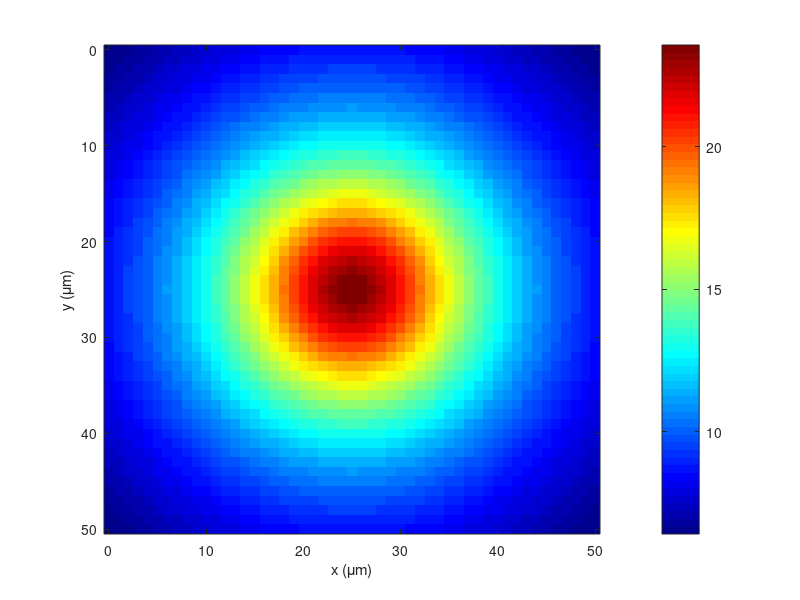

Reproduce this figure in MATLAB. (Note: this script raises an error after producing the figure.)
%% Prepare working space
clear
close all
clc

%1 Current Point Source Potential Field
%Parameters
rhom=300;    %ohm-cm  
I=1;         %mA
x=0:50;      %um
y=0:50;      %um

%1.1 Calculating potential field across slice
for i=1:length(x)
    for j=1:length(y)
Vp(i,j)=(rhom/4*pi)*(I/sqrt(10^2+(x(i)-25)^2+(y(j)-25)^2));
end
end

%Plot
figure(1); 
imagesc(x,y,Vp);
colormap(jet);
c = colorbar;

xlabel('x (\mum)');
ylabel('y (\mum)');
c.Label.String = 'V (V)';
print -depsc2 Plot1.eps

%1.2 Potential fields, electrical fields and activation functions along axon
for i=1:length(x)
%I=1uA
Va(i)=(rhom/4*pi)*(I/sqrt(10^2+(x(i)-25)^2));
Ea(i)=(rhom/4*pi)*(-I*(x(i)-25)/(10^2+(x(i)-25)^2)^1.5);
Aa(i)=(rhom/4*pi)*((-I/(10^2+(x(i)-25)^2)^1.5))*(-3*(x(i)-25)^2/(10^2+(x(i)-25)^2)+1);
%I=-1uA
Van(i)=(rhom/4*pi)*(-I/sqrt(10^2+(x(i)-25)^2));
Ean(i)=(rhom/4*pi)*(I*(x(i)-25)/(10^2+(x(i)-25)^2)^1.5);
Aan(i)=(rhom/4*pi)*((I/(10^2+(x(i)-25)^2)^1.5))*(-3*(x(i)-25)^2/(10^2+(x(i)-25)^2)+1);
end

figure(2); 
subplot(2,1,1);
plot(x,Va);
title('I = 1 mA');
xlabel('x (\mum)');
ylabel('V (V)');
subplot(2,1,2);
plot(x,Van);
title('I = -1 mA');
xlabel('x (\mum)');
ylabel('V (V)');
print -depsc2 Plot2.eps

figure(3) ;
subplot(2,1,1);
plot(x,Ea);
title('I = 1 mA');
xlabel('x (\mum)');
ylabel('E (V/m)');
subplot(2,1,2);
plot(x,Ean);
title('I = -1 mA');
xlabel('x (\mum)');
ylabel('E (V/m)');
print -depsc2 Plot3.eps

figure(4);
subplot(2,1,1);
plot(x,Aa);
title('I = 1 mA');
xlabel('x (\mum)');
ylabel('A (V/m^2)');
subplot(2,1,2);
plot(x,Aan);
title('I = -1 mA');
xlabel('x (\mum)');
ylabel('A (V/m^2)');
print -depsc2 Plot4.eps

%External currents for axon stimulation
t=30;
ts=5;
tx=1;
dt=0.01;
tv=0:dt:t;
n=1:100;
I1 = zeros(1,t/dt+1);
I1(1,ts/dt:(ts+tx)/dt)=-0.25;
I2 = zeros(1,t/dt+1);
I2(1,ts/dt:(ts+tx)/dt)=-1;
I3 = zeros(1,t/dt+1);
I3(1,ts/dt:(ts+tx)/dt)=-0.5;
I3(1,(ts+tx)/dt+1:(ts+2*tx)/dt)=0.5;
I4 = zeros(1,t/dt+1);
I4(1,ts/dt:(ts+tx)/dt)=-2;
I4(1,(ts+tx)/dt+1:(ts+2*tx)/dt)=2;
I5 = zeros(1,t/dt+1);
I5(1,ts/dt:(ts+tx)/dt)=0.25;
I6 = zeros(1,t/dt+1);
I6(1,ts/dt:(ts+tx)/dt)=5;

V=multicompartment_model(I1);
figure(5);
imagesc(tv,n,V);
colormap(jet);
c=colorbar;
xlabel('t (ms)');
ylabel('Compartment Nr.');
c.Label.String = 'V (mV)';
title('Mono-phasic pulse -0.25 mA');
set(gca,'FontSize',12)
ax = gca;
ax.YDir = 'normal';
print -depsc2 Plot5.eps
V=multicompartment_model(I2); 
figure(6);
imagesc(tv,n,V);
colormap(jet);
c=colorbar;
xlabel('t (ms)');
ylabel('Compartment Nr.');
c.Label.String = 'V (mV)';
title('Mono-phasic pulse -1 mA');
set(gca,'FontSize',12)
ax = gca;
ax.YDir = 'normal';
print -depsc2 Plot6.eps
V=multicompartment_model(I3); 
figure(7);
title('Bi-phasic pulse 0.5 mA');
imagesc(tv,n,V);
colormap(jet);
c=colorbar;
xlabel('t (ms)');
ylabel('Compartment Nr.');
c.Label.String = 'V (mV)';
title('Bi-phasic pulse 0.5 mA');
set(gca,'FontSize',12)
ax = gca;
ax.YDir = 'normal';
print -depsc2 Plot7.eps

V=multicompartment_model(I4);
figure(8);

imagesc(tv,n,V);
colormap(jet);
c=colorbar;
xlabel('t (ms)');
ylabel('Compartment Nr.');
c.Label.String = 'V (mV)';
title('Bi-phasic pulse 2 mA');
set(gca,'FontSize',12)
ax = gca;
ax.YDir = 'normal';
print -depsc2 Plot8.eps

V=multicompartment_model(I5); 
figure(9);

imagesc(tv,n,V);
colormap(jet);
c=colorbar;
xlabel('t (ms)');
ylabel('Compartment Nr.');
c.Label.String = 'V (mV)';
title('Mono-phasic pulse 0.25 mA');
set(gca,'FontSize',12)
ax = gca;
ax.YDir = 'normal';
print -depsc2 Plot9.eps
V=multicompartment_model(I6); 
figure(10);

imagesc(tv,n,V);
colormap(jet);
c=colorbar;
xlabel('t (ms)');
ylabel('Compartment Nr.');
c.Label.String = 'V (mV)';
title('Mono-phasic pulse 5 mA');
set(gca,'FontSize',12)
ax = gca;
ax.YDir = 'normal';
print -depsc2 Plot10.eps